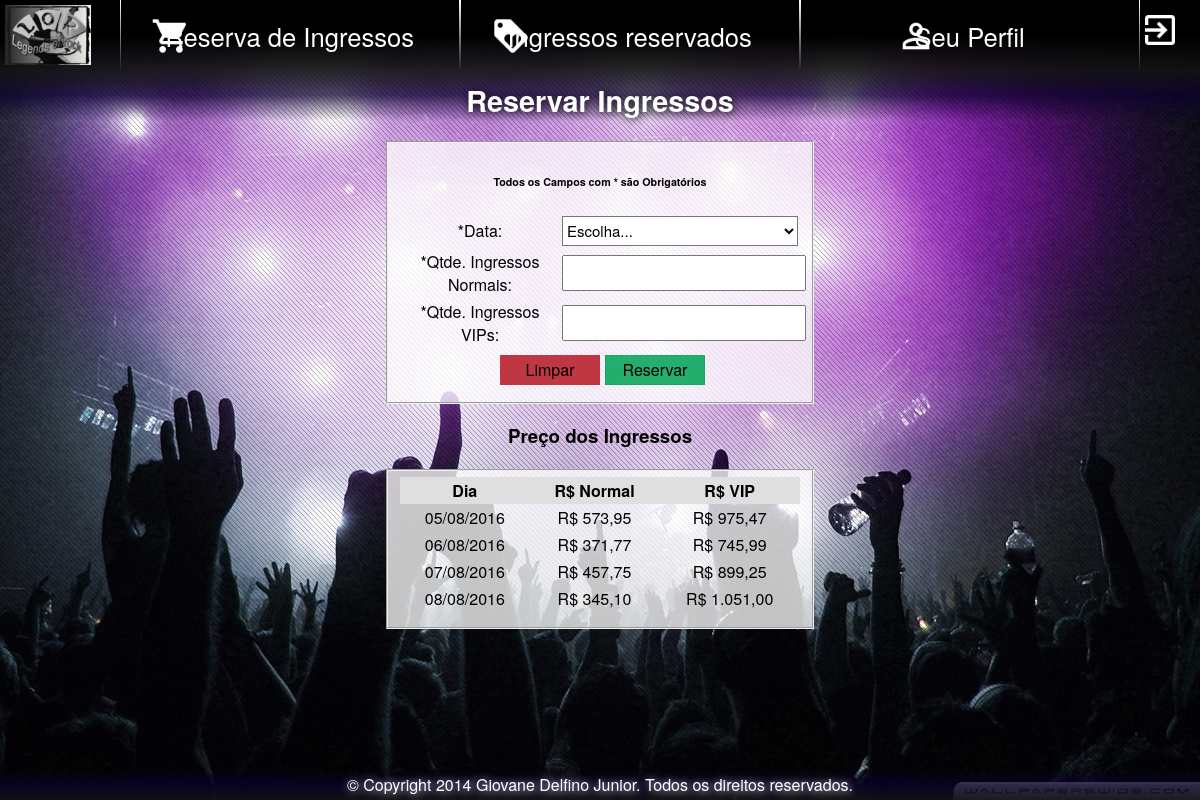
The page /system/client/ff_main_client.php?folder=reservation&file=ff_fmins_reservation&ext=php (signed in) on the database its author committed.
### tables this page shows
CREATE TABLE IF NOT EXISTS `ingressosdisponiveis` (
  `id` int(5) unsigned zerofill NOT NULL AUTO_INCREMENT COMMENT 'Irá armazenar o id de cada ingresso.',
  `datas_id` tinyint(2) unsigned zerofill NOT NULL,
  `qtde_normal` int(5) NOT NULL COMMENT 'Irá armazenar a quantidade ose ingressos normais.',
  `valor_normal` decimal(10,2) NOT NULL COMMENT 'Irá armazenar o valor dos ingressos vip.',
  `qtde_vip` int(5) NOT NULL COMMENT 'Irá armazenar a quantidade de ingressos vip.',
  `valor_vip` decimal(10,2) NOT NULL COMMENT 'Irá armazenar o valor dos ingressos vip.',
  PRIMARY KEY (`id`),
  KEY `fk_ingressosdisponiveis_datas1` (`datas_id`)
);

CREATE TABLE IF NOT EXISTS `datas` (
  `id` tinyint(2) unsigned zerofill NOT NULL AUTO_INCREMENT COMMENT 'Irá armazenar o id da data..',
  `descricao` text NOT NULL COMMENT 'Irá armazenar uma descrição sobre o dia do evento.',
  `dia` date NOT NULL COMMENT 'Irá armazenar os dias do evento.',
  PRIMARY KEY (`id`)
);

### system/client/reservation/ff_fmins_reservation.php (the view, shortened to what this page needs)
<h2>Reservar Ingressos</h2>
<fieldset>
	<form name="frmreservas" method="post" action="ff_main_client.php?folder=reservation&file=ff_ins_reservation&ext=php">
		<table>
			<h6>Todos os Campos com * são Obrigatórios</h6>
			<tr>
				<td width="40%">*Data:</td>
				<td>
					<select name="seldata">
						<option value="">Escolha...</option>
					</select>
				</td>
			</tr>
			<tr>
				<td width="40%">*Qtde. Ingressos Normais:</td>
				<td><input type="text" name="txtqtdenormal" maxlength="1"></td>
			</tr>
			<tr>
				<td width="40%">*Qtde. Ingressos VIPs:</td>
				<td><input type="text" name="txtqtdevip" maxlength="1"></td>
			</tr>
			<tr>
				<td colspan="2" align="center"><button type="reset">Limpar</button><button type="submit">Reservar</button></td>
			</tr>
		</table>
	</form>
</fieldset>
<h3>Preço dos Ingressos</h3>
<fieldset>
	<table>
				<?php
					$sql_sel_ingressosdisponiveis = "SELECT ingressosdisponiveis.valor_normal,
															ingressosdisponiveis.valor_vip ,
															datas.dia
													FROM ingressosdisponiveis
													INNER JOIN datas ON(datas.id = ingressosdisponiveis.datas_id)
													ORDER BY datas.dia";
					$sql_sel_ingressosdisponiveis_resultado = $conexao->query($sql_sel_ingressosdisponiveis);
					if($sql_sel_ingressosdisponiveis_resultado->num_rows == 0){
						echo "O valor dos ingressos não está disponivel no momento!";
					}else{
				?>
						<thead>
							<th>Dia</th>
							<th>R$ Normal</th>
							<th>R$ VIP</th>
						</thead>
						<tbody>
				<?php
						while($sql_sel_ingressosdisponiveis_dados = $sql_sel_ingressosdisponiveis_resultado->fetch_array()){
							$data = $sql_sel_ingressosdisponiveis_dados['dia'];
							$data = explode('-',$data);
							$org_data = $data['2'].'/'.$data['1'].'/'.$data['0'];
				?>
						<tr>
							<td><?php echo $org_data; ?></td>
							<td>R$ <?php echo number_format($sql_sel_ingressosdisponiveis_dados['valor_normal'],2,',','.'); ?></td>
							<td>R$ <?php echo number_format($sql_sel_ingressosdisponiveis_dados['valor_vip'],2,',','.'); ?></td>
						</tr>
				<?php
						}
					}
				?>
			</tbody>
			</table>
		</fieldset>

### layout/css/ff_layout_backend_css.css (style rules this page uses)
body { margin: 0px auto; }
* { font-family: Helvetica Neue, Helvetica, Arial, sans-serif; }
div#content fieldset { width:400px; min-height:30px; margin:0px auto; margin-top:20px; margin-bottom:10px; }
div#content fieldset form { margin: 0px; }
div#content fieldset table { width:100%; }
div#content fieldset input { width:100%; height:30px; font-size: 15px; }
div#content fieldset select { width:100%; height:30px; font-size: 15px; background-color: #FFFFFF; }
div#content fieldset button { width:100px; height:30px; margin-top:5px; font-size: 16px; cursor:pointer; }
div#content fieldset button[type=submit] { background-color: rgb(59,176,3); border:1px solid rgb(59, 176, 3); margin-left:5px; }
div#content fieldset button[type=reset] { background-color: rgb(213,70,71); border:1px solid rgb(213,70,71); margin-left:5px; }
div#content table { margin: 0px auto; min-width:400px; min-height:30px; border-color: #000000; border-collapse: collapse; margin-bottom: 5px; }
div#content table th { padding:2px; background-color: #DFDFDF; }
div#content table td { padding:2px; }

### layout/css/ff_layout_client_css.css (style rules this page uses)
html, body { height:100%; margin: 0px auto; background-image: url('../images/background_client.jpg'); background-size: 100% 100% !important; }
* { font-family: Helvetica Neue, Helvetica, Arial, sans-serif; }
h2 { padding-top:10px; width:100%; margin:0px; background: linear-gradient( rgba(18, 18, 18, 0.9),rgba(12, 0, 45, 0.72) , transparent); color:#FDFDFD; text-shadow:1px 1px 10px #000000; font-size:1.8em; }
fieldset { background:rgba(255, 255, 255, 0.76); }
div#content fieldset button[type=submit] { background-color: rgba(21, 169, 100, 0.93); border:1px solid rgba(21, 169, 100, 0.93); margin-left:5px; }
div#content fieldset button[type=reset] { background-color: rgb(192, 55, 68); border:1px solid rgb(192, 55, 68); margin-left:5px; }

### rows shown on the page
ingressosdisponiveis: datas.dia "05/08/2016", valor_normal "573,95", valor_vip "975,47"
ingressosdisponiveis: datas.dia "06/08/2016", valor_normal "371,77", valor_vip "745,99"
ingressosdisponiveis: datas.dia "07/08/2016", valor_normal "457,75", valor_vip "899,25"
ingressosdisponiveis: datas.dia "08/08/2016", valor_normal "345,10", valor_vip "1.051,00"
